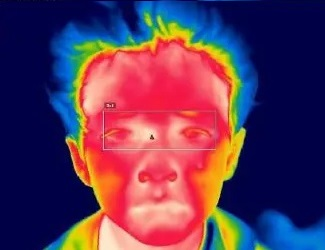
%> input picture Temperatura/persona_enferma.jpg, 325 x 250 px
$ octave Temperatura.m   (GNU Octave 9; MATLAB toolbox functions it lacks are replaced by stand-ins)
%> lines starting %> are read from the running program, lines starting %| are printed output that depends on the picture; in (x1, y1, x2, y2) boxes, pixels count from 0 and x2, y2 are one past the last pixel; in counts of white or black regions, pixels touching at a corner belong together; the program's own positions count from 1
clc
clear all
close all
A=imread('persona_enferma.jpg');%Leemos la imagen de la persona
%> A is the input picture: size 250x325x3 uint8; mean R, G, B 95.3, 56.8, 88.7
figure,imshow(A), title('Imagen en RGB'); %Grafica normal de temperatura
A2=rgb2hsv(A);%Convertimos a formato HSV
%> A2: size 250x325x3 double; mean H, S, V 0.601, 0.866, 0.591
figure,imshow(A2), title('Imagen en HSV');%Grafica en HSV
A5=A2(:,:,2);%Trabajamos la capa de saturaci髇
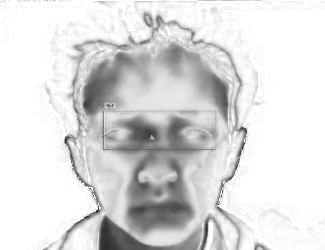
%> A5: size 250x325 double; min 0.0571, max 1, mean 0.866
figure,imshow(A5),title('Capa de Saturaci髇 ')
A5eq=histeq(A5);%Ecualizamos la capa de Saturacion
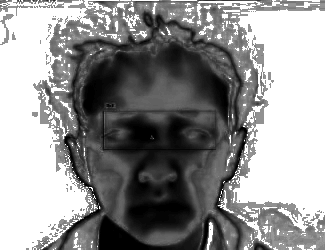
%> A5eq: size 250x325 double; min 0, max 1, mean 0.572
A2(:,:,2)=A5eq;%Reemplazamos la capa ecualizada
%> A2: size 250x325x3 double; mean H, S, V 0.601, 0.572, 0.591
figure,imshow(A2),title('Despues de ecualizar en HSV')
Argb=hsv2rgb(A2);%Convertimos a rgv
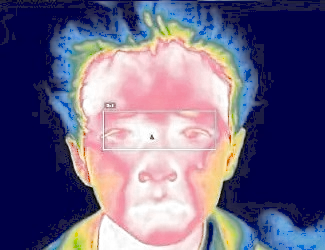
%> Argb: size 250x325x3 double; mean R, G, B 0.428, 0.396, 0.519
figure,imshow(Argb),title('Despues de ecualizar en HSV rgb')
A_gray=rgb2gray(Argb);%Convertimos a escala de grises
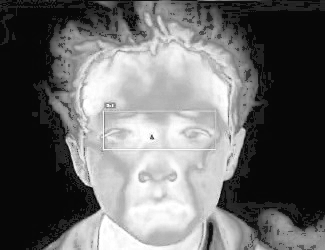
%> A_gray: size 250x325 double; min 0.00179, max 1, mean 0.42
figure,imshow(A_gray),title('Capa gris')
A_beq=uint8(histeq(A_gray)*255);%Transformamos a uint8
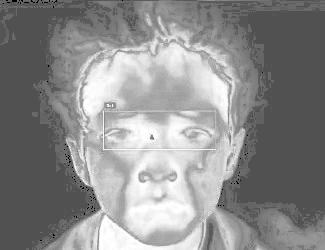
%> A_beq: size 250x325 uint8; min 0, max 255, mean 139.7
figure,imshow(A_beq);
Abw=(A_beq>150);%Umbralizamos para diferenciar pacientes sanos y enfermos
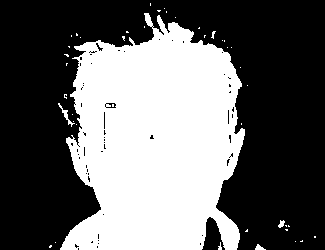
%> Abw: size 250x325 logical; 39.9% white; 43 white regions (39 under 20 px), largest, box (x1, y1, x2, y2) and area: (60, 13, 245, 250) 32097, (58, 103, 75, 127) 75, (255, 244, 266, 250) 37, (278, 220, 285, 228) 34
figure,imshow(Abw)
se3 = strel('disk', 12);%Kernel para closing
Abw2=imclose(Abw,se3);% Aplicamos close para acercar objetos
%> Abw2: size 250x325 logical; 44.1% white; 4 white regions (1 under 20 px), largest, box (x1, y1, x2, y2) and area: (49, 3, 266, 250) 35700, (278, 220, 291, 233) 84, (294, 238, 304, 242) 22
figure,imshow(Abw2)
BW2=bwareafilt(Abw2,1);%Nos quedamos con el mas grande
%> BW2: size 250x325 logical; 43.9% white; 1 white region, box (x1, y1, x2, y2) and area: (49, 3, 266, 250) 35700
figure,imshow(BW2);
BW2=bwareafilt(BW2,1);%Nos quedamos con el mas grande
figure,imshow(BW2);
Im = BW2==0; %Negamos el BW2
im2 = bwareafilt(Im,2);%Seleccion de fondo
%> im2: size 250x325 logical; 56% white; 1 black region, box (x1, y1, x2, y2) and area: (49, 3, 266, 250) 35736
figure,imshow(im2);
im3 = im2~=BW2; %% Se muestran cuerpos especificos que no sean el fondo
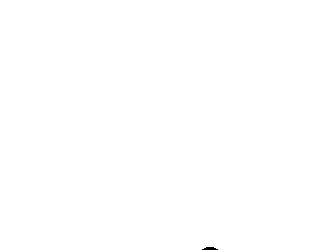
%> im3: size 250x325 logical; 100% white; 1 black region, box (x1, y1, x2, y2) and area: (202, 247, 218, 250) 36
figure,imshow(im3);
im3 = im3==0;%% Negacion a la imagen para aplicar regionprops
%> im3: size 250x325 logical; 0.04% white; 1 white region
figure,imshow(im3);
inf = regionprops (im3,'Area','BoundingBox','Centroid');
%> inf = 1 region; box (x1, y1, x2, y2), Area and Centroid: (202, 247, 218, 250) 36 [210.5 249.2]
cant = length(inf); %% Indicador de enfermedad
%> cant = 1
if cant>0
    figure,imshow(A), title('Paciente sano');
    disp('Paciente sano')
else
    figure,imshow(A), title('Consultar un medico');
    disp ('Consultar un medico')
end

$ run again, with Temperatura/Persona_prueba2.JPG copied over Temperatura/persona_enferma.jpg
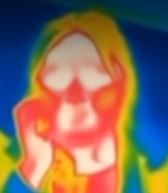
%> input picture Temperatura/Persona_prueba2.JPG, 168 x 193 px
%> A is the input picture: size 193x168x3 uint8; mean R, G, B 130.4, 107.9, 92.7
%> `Abw=(A_beq>150);`:
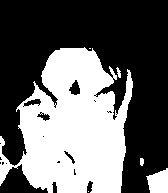
%> Abw: size 193x168 logical; 40% white; 6 white regions (2 under 20 px), largest, box (x1, y1, x2, y2) and area: (0, 47, 133, 193) 12491, (146, 168, 168, 193) 408, (116, 67, 121, 78) 30, (140, 158, 144, 166) 28
%> Abw2: size 193x168 logical; 46.4% white; 1 white region, box (x1, y1, x2, y2) and area: (0, 47, 168, 193) 15038
%> im2: size 193x168 logical; 51.8% white; 1 black region, box (x1, y1, x2, y2) and area: (0, 47, 168, 193) 15623
%> `im3 = im2~=BW2;`:
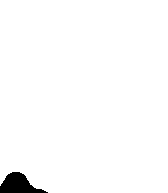
%> im3: size 193x168 logical; 98.2% white; 1 black region, box (x1, y1, x2, y2) and area: (0, 172, 48, 193) 585
%> inf = 1 region; box (x1, y1, x2, y2), Area and Centroid: (0, 172, 48, 193) 585 [18.7 185.3]
%> cant = 1

$ run again, with Temperatura/Persona_prueba3.JPG copied over Temperatura/persona_enferma.jpg
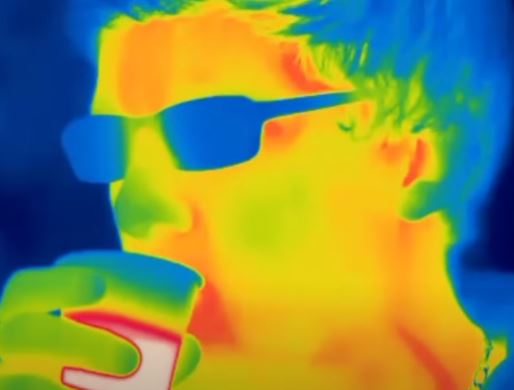
%> input picture Temperatura/Persona_prueba3.JPG, 514 x 390 px
%> A is the input picture: size 390x514x3 uint8; mean R, G, B 132.6, 143.1, 76.6
%> `Abw=(A_beq>150);`:
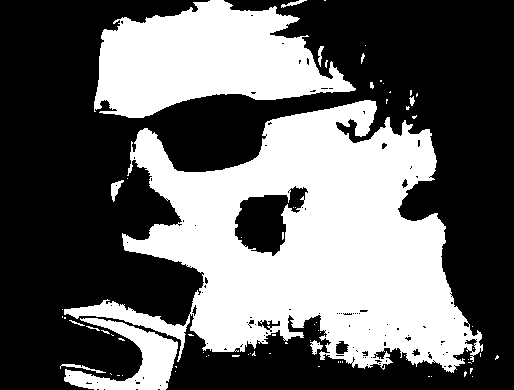
%> Abw: size 390x514 logical; 40% white; 73 white regions (60 under 20 px), largest, box (x1, y1, x2, y2) and area: (64, 100, 483, 373) 56894, (94, 0, 356, 118) 19139, (64, 318, 178, 390) 3328
%> Abw2: size 390x514 logical; 45.4% white; 4 white regions (2 under 20 px), largest, box (x1, y1, x2, y2) and area: (60, 0, 499, 390) 90937, (361, 52, 365, 64) 24
%> BW2: size 390x514 logical; 45.4% white; 1 white region, box (x1, y1, x2, y2) and area: (60, 0, 499, 390) 90937
%> im2: size 390x514 logical; 49.7% white; 2 white regions, box (x1, y1, x2, y2) and area: (0, 0, 210, 390) 51764, (166, 0, 514, 390) 47844
%> `im3 = im2~=BW2;`:
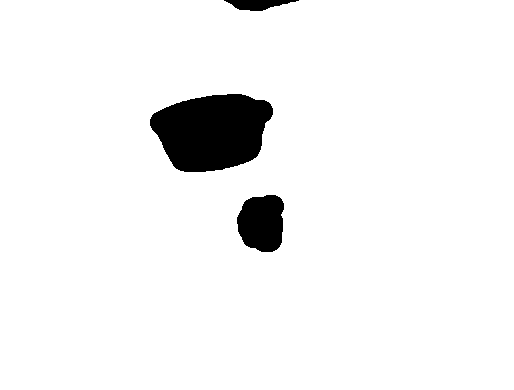
%> im3: size 390x514 logical; 95.1% white; 3 black regions, box (x1, y1, x2, y2) and area: (150, 94, 273, 172) 7222, (237, 195, 284, 252) 2185, (224, 0, 299, 11) 508
%> inf = 3 regions; box (x1, y1, x2, y2), Area and Centroid: (150, 94, 273, 172) 7222 [212.9 132], (237, 195, 284, 252) 2185 [262.5 223.5], (224, 0, 299, 11) 508 [258.1 4.8]
%> cant = 3
